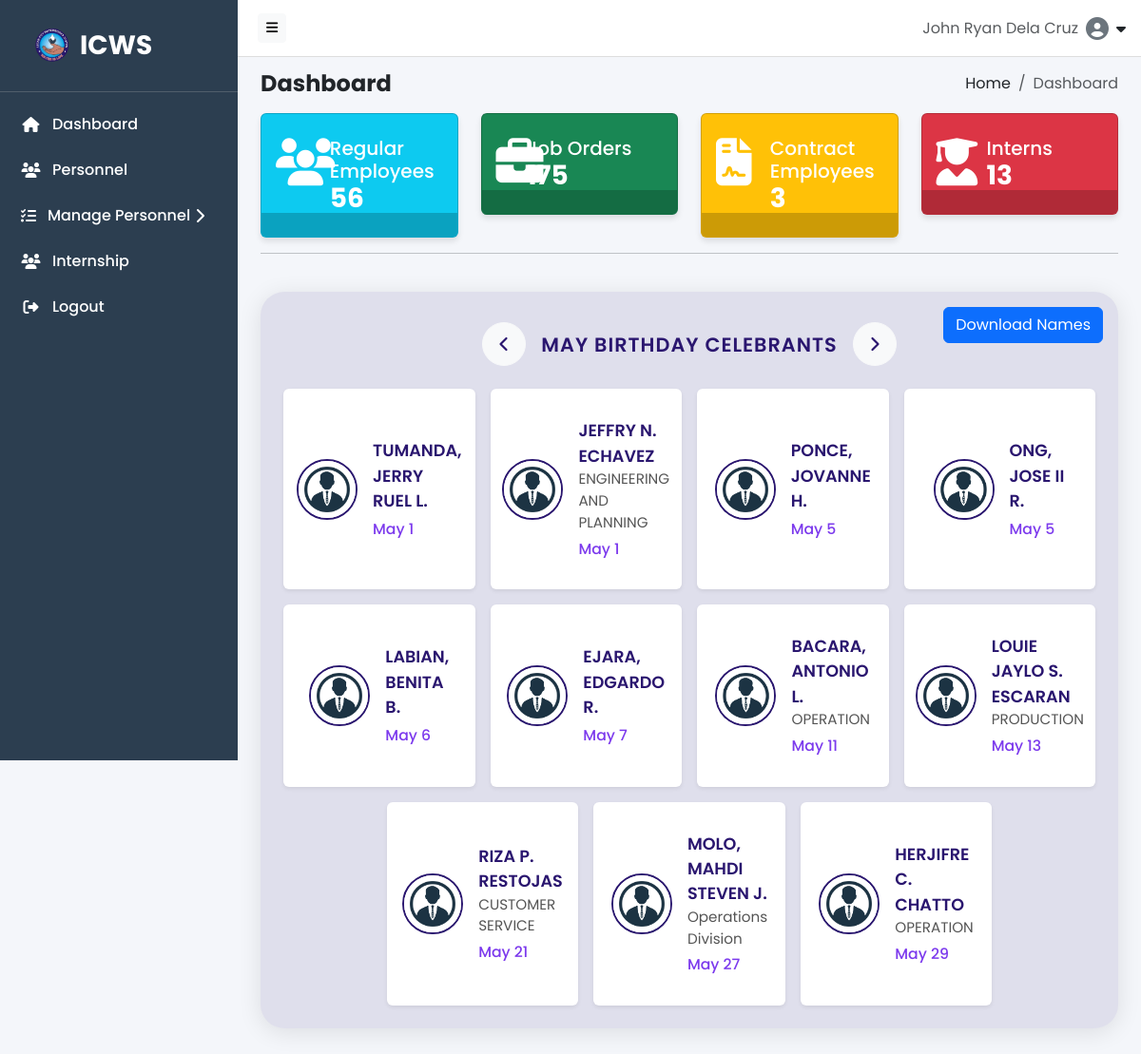
/src/hero/home.php (signed in), run on the app's committed database.
### tables this page shows
CREATE TABLE `personnel` (
  `personnel_id` int(5) NOT NULL,
  `Emp_No` varchar(100) NOT NULL,
  `emp_type` enum('Regular','Job Order','Contract') NOT NULL,
  `emp_status` enum('Active','Inactive') NOT NULL,
  `full_name` varchar(255) DEFAULT NULL,
  `position` varchar(255) DEFAULT NULL,
  `unit` varchar(100) NOT NULL,
  `section` varchar(100) NOT NULL,
  `team` varchar(255) NOT NULL,
  `operator` varchar(255) NOT NULL,
  `division` varchar(255) DEFAULT NULL,
  `contact_number` bigint(11) DEFAULT NULL,
  `sex` enum('Male','Female') DEFAULT NULL,
  `birthdate` date DEFAULT NULL,
  `address` varchar(255) DEFAULT NULL,
  `profile_picture` varchar(255) NOT NULL,
  `createdAt` timestamp NOT NULL DEFAULT current_timestamp() ON UPDATE current_timestamp(),
  `updatedAt` timestamp NOT NULL DEFAULT current_timestamp() ON UPDATE current_timestamp()
);

### src/hero/birthday.php (the view, shortened to what this page needs)
<?php
include_once __DIR__ . '/../../backend/db.php';
$personnel = [];
$sql = "SELECT full_name, birthdate, division, profile_picture, personnel_id
        FROM personnel
        WHERE emp_status = 'Active'
        ORDER BY MONTH(birthdate) DESC, DAY(birthdate) ASC";
$result = $conn->query($sql);
if ($result && $result->num_rows > 0) {
    while ($row = $result->fetch_assoc()) {
        $personnel[] = $row;
    }
} else {
    $error = $conn->error ? "Database Error: {$conn->error}" : "No personnel found.";
}
?>
<!DOCTYPE html>
<html>
<head>
<link href="https://cdn.jsdelivr.net/npm/bootstrap@5.3.0/dist/css/bootstrap.min.css" rel="stylesheet">
</head>
<body>
<div class="birthday-announcement position-relative">
    <button class="btn btn-primary position-absolute top-0 end-0 m-3"
        onclick="downloadCelebrantNames()">
        Download Names
    </button>
    <div class="d-flex align-items-center justify-content-center gap-3 mb-4">
        <button id="prevMonth" class="btn btn-light rounded-circle p-2 d-flex align-items-center justify-content-center" type="button">
            <svg width="28" height="28" viewBox="0 0 28 28" fill="none" xmlns="http://www.w3.org/2000/svg" aria-hidden="true">
                <path d="M16.5 20L10.5 14L16.5 8" stroke="#2a166f" stroke-width="2.2" stroke-linecap="round" stroke-linejoin="round"/>
            </svg>
        </button>
        <span id="monthLabel" class="text-nowrap">BIRTHDAY CELEBRANTS</span>
        <button id="nextMonth" class="btn btn-light rounded-circle p-2 d-flex align-items-center justify-content-center" type="button">
            <svg width="28" height="28" viewBox="0 0 28 28" fill="none" xmlns="http://www.w3.org/2000/svg" aria-hidden="true">
                <path d="M11.5 8L17.5 14L11.5 20" stroke="#2a166f" stroke-width="2.2" stroke-linecap="round" stroke-linejoin="round"/>
            </svg>
        </button>
    </div>
    <div class="row g-3 justify-content-center" id="celebrantsList">
        <?php foreach ($personnel as $person):
            $monthNum = date('n', strtotime($person['birthdate'])) - 1;
            $day = date('j', strtotime($person['birthdate']));
            $month = date('F', strtotime($person['birthdate']));
            $uploadDir = __DIR__ . '/../../uploads/';
            $webUploadDir = '../../uploads/';
            $defaultPic = '../../assets/profile.jpg';
            $profilePicBase = 'profile_' . $person['personnel_id'];
            $profilePicPathJpg = $uploadDir . $profilePicBase . '.jpg';
            $profilePicPathPng = $uploadDir . $profilePicBase . '.png';
            $profilePicWebJpg = $webUploadDir . $profilePicBase . '.jpg';
            $profilePicWebPng = $webUploadDir . $profilePicBase . '.png';
            if (file_exists($profilePicPathJpg)) {
                $profilePic = $profilePicWebJpg;
            } elseif (file_exists($profilePicPathPng)) {
                $profilePic = $profilePicWebPng;
            } else {
                $profilePic = $defaultPic;
            }
        ?>
        <div class="col-12 col-md-3 celebrant-card" data-month="<?php echo $monthNum; ?>">
            <div class="card shadow-sm border-0 h-100">
                <div class="card-body d-flex align-items-center gap-3">
                    <img class="profile-pic-icon" src="<?php echo htmlspecialchars($profilePic); ?>" alt="Profile">
                    <div>
                        <div class="celebrant-name"><?php echo htmlspecialchars($person['full_name']); ?></div>
                        <div class="celebrant-division"><?php echo htmlspecialchars($person['division']); ?></div>
                        <div class="celebrant-date"><?php echo $month . ' ' . $day; ?></div>
                    </div>
                </div>
            </div>
        </div>
        <?php endforeach; ?>
    </div>
</div>
</body>
</html>

### src/hero/home.php (style rules this page uses)
body { font-family: Arial; }

### src/hero/birthday.php (style rules this page uses)
body { background: #f4f6fa; font-family: 'Poppins', sans-serif; }
.birthday-announcement { max-width: 1500px; margin: 40px auto; background: rgba(42, 22, 111, 0.10); border-radius: 25px; box-shadow: 0 4px 24px rgba(0,0,0,0.10); padding: 32px 24px 24px 24px; position: relative; }
#monthLabel { font-size: 1.3rem; font-weight: 600; color: #2a166f; letter-spacing: 1px; }

### data on the page
personnel: full_name "TUMANDA, JERRY RUEL L.", birthdate "May", birthdate "1"
personnel: full_name "JEFFRY N. ECHAVEZ", division "ENGINEERING AND PLANNING", birthdate "May", birthdate "1"
personnel: full_name "PONCE, JOVANNE H.", birthdate "May", birthdate "5"
personnel: full_name "ONG, JOSE II R.", birthdate "May", birthdate "5"
personnel: full_name "LABIAN, BENITA B.", birthdate "May", birthdate "6"
personnel: full_name "EJARA, EDGARDO R.", birthdate "May", birthdate "7"
personnel: full_name "BACARA, ANTONIO L.", division "OPERATION", birthdate "May", birthdate "11"
personnel: full_name "LOUIE JAYLO S. ESCARAN", division "PRODUCTION", birthdate "May", birthdate "13"
personnel: full_name "RIZA P. RESTOJAS", division "CUSTOMER SERVICE", birthdate "May", birthdate "21"
personnel: full_name "MOLO, MAHDI STEVEN J.", division "Operations Division", birthdate "May", birthdate "27"
personnel: full_name "HERJIFRE C. CHATTO", division "OPERATION", birthdate "May", birthdate "29"

### other printed values
$fullName "John Ryan Dela Cruz"
$regularCount "56"
$jobOrderCount "175"
$contractCount "3"
$internCount "13"
